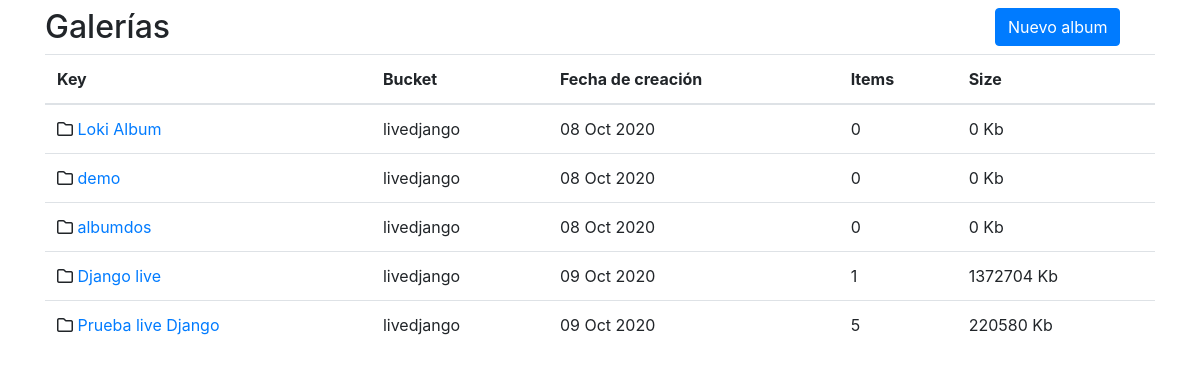
Before: /albums/ with the older database file.
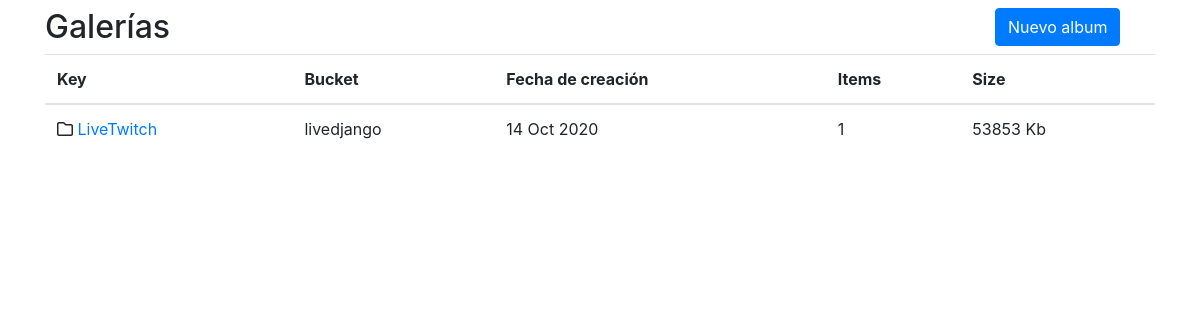
After: the same page with the newer database file.
### albums/models.py (models this page shows, shortened)
class Album(models.Model):
    title = models.CharField(max_length=50, null=False, blank=False)
    description = models.TextField()
    key = models.CharField(max_length=50, null=False, blank=False)
    user = models.ForeignKey(User, on_delete=models.CASCADE, null=True, default=None)
    bucket = models.CharField(max_length=50, null=False, blank=False)
    created_at = models.DateTimeField(auto_now_add=True)
    objects = AlbumManager()
    @property
    def images(self):
        return self.image_set.all()
    @property
    def size(self):
        if self.images:
            return self.images.aggregate(Sum('size'))['size__sum']
        else:
            return 0

### images/models.py (models this page shows, shortened)
class Image(models.Model):
    key = models.CharField(max_length=50, null=False, blank=False)
    bucket = models.CharField(max_length=50, null=False, blank=False)
    name = models.CharField(max_length=200)
    size = models.IntegerField()
    album = models.ForeignKey(Album, on_delete=models.CASCADE, default=None)
    content_type = models.CharField(max_length=10, null=False, blank=False, default='')
    created_at = models.DateTimeField(auto_now_add=True)
    objects = ImageManager()

### albums/views.py (the view)
# urls.py: path('', AlbumListView.as_view(), name='list'),
class AlbumListView(ListView):
    model = Album
    paginate_by = 10
    template_name = 'albums/list.html'
    def get_context_data(self, **kwargs):
        context = super().get_context_data(**kwargs)
        context['title'] = 'Galería'
        return context
    def get_queryset(self):
        return Album.objects.all()

### albums/templates/albums/list.html (shortened to what this page needs)
{% extends 'base/base.html' %}
{% block content %}
<div class="row">
    <div class="col-10">
        <h2>Galerías</h2>
    </div>
    <div class="col-2">
        <button class="btn btn-primary" data-toggle="modal" data-target="#albumModalForm">Nuevo album</button>
    </div>
</div>
{% if object_list %}
    <div class="row">
        <div class="col">
            <table class="table">
                <thead class="thead">
                    <tr>
                    <th scope="col">Key</th>
                    <th scope="col">Bucket</th>
                    <th scope="col">Fecha de creación</th>
                    <th scope="col">Items</th>
                    <th scope="col">Size</th>
                    </tr>
                </thead>
                <tbody>
                    {% for album in object_list %}
                        <tr>
                            <td>
                                <i class="far fa-folder"></i>
                                <a href="{% url 'albums:detail' album.pk %}">{{ album.title }}</a>
                            </td>
                            <td> {{ album.bucket }} </td>
                            <td> {{ album.created_at | date:'d M Y' }}</td>
                            <td> {{ album.images.count }}</td>
                            <td>{{ album.size }} Kb</td>
                        </tr>
                    {% endfor %}
                </tbody>
            </table>
        </div>
    </div>
{% else %}
    <div>
        Aún no posee un album.
    </div>
{% endif %}
{% endblock %}

### templates/base/base.html (shortened to what this page needs)
<!doctype html>
<html lang="en">
  <head>
    <link rel="stylesheet" href="https://stackpath.bootstrapcdn.com/bootstrap/4.5.2/css/bootstrap.min.css">
  </head>
  <body>
    <div class="container">
      <div class="row">
          <div class="col mt-2">
            {% block content %}
            {% endblock %}
          </div>
      </div>
    </div>
  </body>
</html>

Changed rows visible on the page:
removed Album: title "Loki Album", bucket "livedjango", created_at "08 Oct 2020", images.count "0", size "0"
removed Album: title "demo", bucket "livedjango", created_at "08 Oct 2020", images.count "0", size "0"
removed Album: title "albumdos", bucket "livedjango", created_at "08 Oct 2020", images.count "0", size "0"
removed Album: title "Django live", bucket "livedjango", created_at "09 Oct 2020", images.count "1", size "1372704"
removed Album: title "Prueba live Django", bucket "livedjango", created_at "09 Oct 2020", images.count "5", size "220580"
added Album: title "LiveTwitch", bucket "livedjango", created_at "14 Oct 2020", images.count "1", size "53853"
